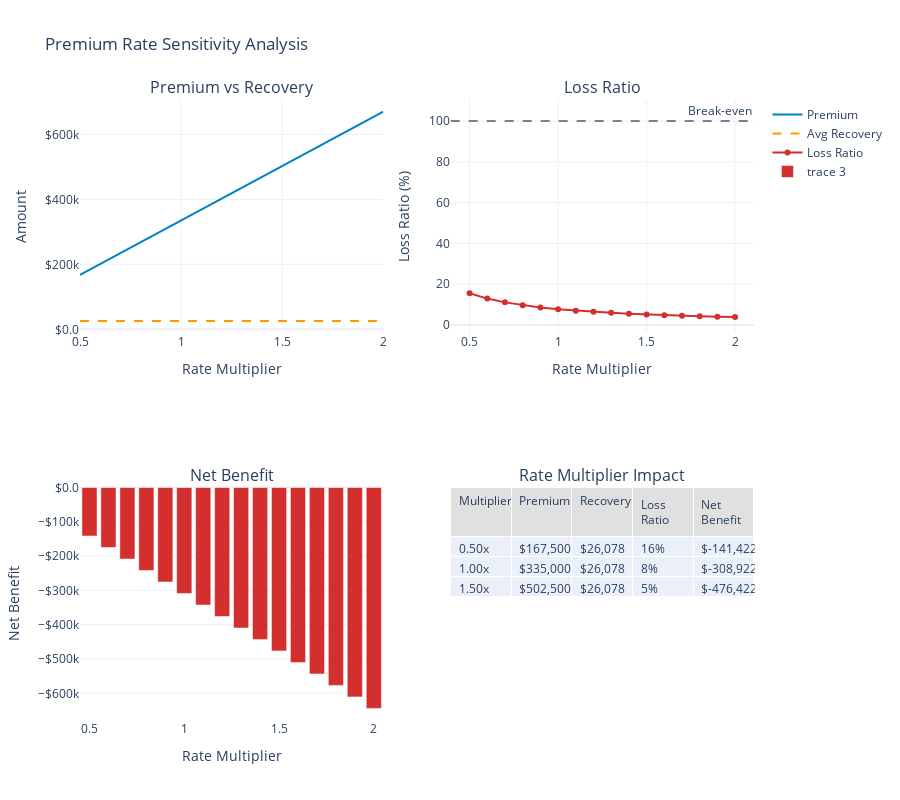

This figure's notebook cell:
### Markdown cell above
## 3. Premium Sensitivity Analysis

### Code cell
def premium_sensitivity_analysis():
    """Analyze sensitivity to premium rates."""
    
    # Base configuration
    base_attachments = [0, 5_000_000, 25_000_000]
    base_limits = [5_000_000, 20_000_000, 25_000_000]
    base_rates = [0.015, 0.008, 0.004]
    
    # Generate losses
    loss_generator = ManufacturingLossGenerator(
        attritional_params={
            'base_frequency': 5.0,
            'severity_mean': 50_000,
            'severity_cv': 0.8
        },
        large_params={
            'base_frequency': 0.5,
            'severity_mean': 2_000_000,
            'severity_cv': 1.2
        },
        catastrophic_params={
            'base_frequency': 0.02,
            'severity_xm': 10_000_000,
            'severity_alpha': 2.5
        },
        seed=42
    )
    
    annual_losses = []
    for _ in range(1000):
        events, stats = loss_generator.generate_losses(duration=1.0, revenue=10_000_000)
        annual_losses.append(stats['total_amount'])
    
    # Test different rate multipliers
    multipliers = np.linspace(0.5, 2.0, 16)
    results = []
    
    for mult in multipliers:
        adjusted_rates = [r * mult for r in base_rates]
        
        layers = [
            EnhancedInsuranceLayer(base_attachments[i], base_limits[i], adjusted_rates[i])
            for i in range(3)
        ]
        program = InsuranceProgram(layers)
        
        premium = program.calculate_annual_premium()
        recoveries = []
        for loss in annual_losses:
            recovery_details = program.process_claim(loss)
            recoveries.append(recovery_details['insurance_recovery'])
        
        results.append({
            'multiplier': mult,
            'premium': premium,
            'avg_recovery': np.mean(recoveries),
            'loss_ratio': np.mean(recoveries) / premium if premium > 0 else 0,
            'net_benefit': np.mean(recoveries) - premium
        })
    
    sensitivity_df = pd.DataFrame(results)
    
    # Create visualization
    fig = make_subplots(
        rows=2, cols=2,
        subplot_titles=(
            'Premium vs Recovery',
            'Loss Ratio',
            'Net Benefit',
            'Rate Multiplier Impact'
        ),
        specs=[
            [{'type': 'xy'}, {'type': 'xy'}],
            [{'type': 'bar'}, {'type': 'table'}]
        ]
    )
    
    # Premium vs Recovery
    fig.add_trace(
        go.Scatter(
            x=sensitivity_df['multiplier'],
            y=sensitivity_df['premium'],
            mode='lines',
            name='Premium',
            line=dict(color=WSJ_COLORS['blue'], width=2)
        ),
        row=1, col=1
    )
    
    fig.add_trace(
        go.Scatter(
            x=sensitivity_df['multiplier'],
            y=sensitivity_df['avg_recovery'],
            mode='lines',
            name='Avg Recovery',
            line=dict(color=WSJ_COLORS['orange'], width=2, dash='dash')
        ),
        row=1, col=1
    )
    
    # Loss Ratio
    fig.add_trace(
        go.Scatter(
            x=sensitivity_df['multiplier'],
            y=sensitivity_df['loss_ratio'] * 100,
            mode='lines+markers',
            name='Loss Ratio',
            line=dict(color=WSJ_COLORS['red'], width=2)
        ),
        row=1, col=2
    )
    
    # Add 100% reference line
    fig.add_hline(
        y=100,
        line_dash="dash",
        line_color="gray",
        annotation_text="Break-even",
        row=1, col=2
    )
    
    # Net Benefit
    fig.add_trace(
        go.Bar(
            x=sensitivity_df['multiplier'],
            y=sensitivity_df['net_benefit'],
            marker_color=np.where(sensitivity_df['net_benefit'] > 0, 
                                 WSJ_COLORS['green'], WSJ_COLORS['red'])
        ),
        row=2, col=1
    )
    
    # Rate impact table
    selected_mults = [0.5, 0.75, 1.0, 1.25, 1.5]
    selected_data = sensitivity_df[sensitivity_df['multiplier'].isin(selected_mults)]
    
    fig.add_trace(
        go.Table(
            header=dict(
                values=['Multiplier', 'Premium', 'Recovery', 'Loss Ratio', 'Net Benefit'],
                fill_color=WSJ_COLORS['light_gray'],
                align='left'
            ),
            cells=dict(
                values=[
                    [f'{x:.2f}x' for x in selected_data['multiplier']],
                    ['${:,.0f}'.format(x) for x in selected_data['premium']],
                    ['${:,.0f}'.format(x) for x in selected_data['avg_recovery']],
                    ['{:.0f}%'.format(x*100) for x in selected_data['loss_ratio']],
                    ['${:,.0f}'.format(x) for x in selected_data['net_benefit']]
                ],
                align='left'
            )
        ),
        row=2, col=2
    )
    
    # Update layout
    fig.update_layout(
        height=800,
        showlegend=True,
        title_text="Premium Rate Sensitivity Analysis",
        template='plotly_white'
    )
    
    fig.update_xaxes(title_text="Rate Multiplier", row=1, col=1)
    fig.update_xaxes(title_text="Rate Multiplier", row=1, col=2)
    fig.update_xaxes(title_text="Rate Multiplier", row=2, col=1)
    
    fig.update_yaxes(title_text="Amount", row=1, col=1, tickformat='$.2s')
    fig.update_yaxes(title_text="Loss Ratio (%)", row=1, col=2)
    fig.update_yaxes(title_text="Net Benefit", row=2, col=1, tickformat='$.2s')
    
    fig.show()
    
    # Find optimal multiplier
    optimal_idx = sensitivity_df['net_benefit'].idxmax()
    optimal_mult = sensitivity_df.loc[optimal_idx, 'multiplier']
    
    print("\nSensitivity Analysis Summary:")
    print("="*70)
    print(f"Base annual premium: ${base_rates[0]*base_limits[0] + base_rates[1]*base_limits[1] + base_rates[2]*base_limits[2]:,.0f}")
    print(f"Average annual loss: ${np.mean(annual_losses):,.0f}")
    print(f"\nOptimal rate multiplier: {optimal_mult:.2f}x")
    print(f"Optimal premium: ${sensitivity_df.loc[optimal_idx, 'premium']:,.0f}")
    print(f"Expected recovery: ${sensitivity_df.loc[optimal_idx, 'avg_recovery']:,.0f}")
    print(f"Net benefit: ${sensitivity_df.loc[optimal_idx, 'net_benefit']:,.0f}")
    print(f"Loss ratio at optimum: {sensitivity_df.loc[optimal_idx, 'loss_ratio']*100:.1f}%")

# Run sensitivity analysis
premium_sensitivity_analysis()

### Figure 1 — Plotly figure (JSON) as saved in the notebook; plotly's stock layout.template omitted (floating-point values rounded to 4 significant figures)
{"data": [{"line": {"color": "#0080C7", "width": 2}, "mode": "lines", "name": "Premium", "type": "scatter", "x": [0.5, 0.6, 0.7, 0.8, 0.9, 1.0, 1.1, 1.2, 1.3, 1.4, 1.5, 1.6, 1.7, 1.8, 1.9, 2.0], "xaxis": "x", "y": [167500.0, 201000.0, 234500.0, 268000.0, 301500.0, 335000.0, 368500.0, 402000.0, 435500.0, 469000.0, 502500.0, 536000.0, 569500.0, 603000.0, 636500.0, 670000.0], "yaxis": "y"}, {"line": {"color": "#FF9800", "dash": "dash", "width": 2}, "mode": "lines", "name": "Avg Recovery", "type": "scatter", "x": [0.5, 0.6, 0.7, 0.8, 0.9, 1.0, 1.1, 1.2, 1.3, 1.4, 1.5, 1.6, 1.7, 1.8, 1.9, 2.0], "xaxis": "x", "y": [26080.0, 26080.0, 26080.0, 26080.0, 26080.0, 26080.0, 26080.0, 26080.0, 26080.0, 26080.0, 26080.0, 26080.0, 26080.0, 26080.0, 26080.0, 26080.0], "yaxis": "y"}, {"line": {"color": "#D32F2F", "width": 2}, "mode": "lines+markers", "name": "Loss Ratio", "type": "scatter", "x": [0.5, 0.6, 0.7, 0.8, 0.9, 1.0, 1.1, 1.2, 1.3, 1.4, 1.5, 1.6, 1.7, 1.8, 1.9, 2.0], "xaxis": "x2", "y": [15.57, 12.97, 11.12, 9.731, 8.649, 7.784, 7.077, 6.487, 5.988, 5.56, 5.19, 4.865, 4.579, 4.325, 4.097, 3.892], "yaxis": "y2"}, {"marker": {"color": ["#D32F2F", "#D32F2F", "#D32F2F", "#D32F2F", "#D32F2F", "#D32F2F", "#D32F2F", "#D32F2F", "#D32F2F", "#D32F2F", "#D32F2F", "#D32F2F", "#D32F2F", "#D32F2F", "#D32F2F", "#D32F2F"]}, "type": "bar", "x": [0.5, 0.6, 0.7, 0.8, 0.9, 1.0, 1.1, 1.2, 1.3, 1.4, 1.5, 1.6, 1.7, 1.8, 1.9, 2.0], "xaxis": "x3", "y": [-141400.0, -174900.0, -208400.0, -241900.0, -275400.0, -308900.0, -342400.0, -375900.0, -409400.0, -442900.0, -476400.0, -509900.0, -543400.0, -576900.0, -610400.0, -643900.0], "yaxis": "y3"}, {"cells": {"align": "left", "values": [["0.50x", "1.00x", "1.50x"], ["$167,500", "$335,000", "$502,500"], ["$26,078", "$26,078", "$26,078"], ["16%", "8%", "5%"], ["$-141,422", "$-308,922", "$-476,422"]]}, "domain": {"x": [0.55, 1], "y": [0, 0.375]}, "header": {"align": "left", "fill": {"color": "#E0E0E0"}, "values": ["Multiplier", "Premium", "Recovery", "Loss Ratio", "Net Benefit"]}, "type": "table"}], "layout": {"annotations": [{"font": {"size": 16}, "showarrow": false, "text": "Premium vs Recovery", "x": 0.225, "xanchor": "center", "xref": "paper", "y": 1, "yanchor": "bottom", "yref": "paper"}, {"font": {"size": 16}, "showarrow": false, "text": "Loss Ratio", "x": 0.775, "xanchor": "center", "xref": "paper", "y": 1, "yanchor": "bottom", "yref": "paper"}, {"font": {"size": 16}, "showarrow": false, "text": "Net Benefit", "x": 0.225, "xanchor": "center", "xref": "paper", "y": 0.375, "yanchor": "bottom", "yref": "paper"}, {"font": {"size": 16}, "showarrow": false, "text": "Rate Multiplier Impact", "x": 0.775, "xanchor": "center", "xref": "paper", "y": 0.375, "yanchor": "bottom", "yref": "paper"}, {"showarrow": false, "text": "Break-even", "x": 1, "xanchor": "right", "xref": "x2 domain", "y": 100, "yanchor": "bottom", "yref": "y2"}], "height": 800, "shapes": [{"line": {"color": "gray", "dash": "dash"}, "type": "line", "x0": 0, "x1": 1, "xref": "x2 domain", "y0": 100, "y1": 100, "yref": "y2"}], "showlegend": true, "title": {"text": "Premium Rate Sensitivity Analysis"}, "xaxis": {"anchor": "y", "domain": [0, 0.45], "title": {"text": "Rate Multiplier"}}, "xaxis2": {"anchor": "y2", "domain": [0.55, 1], "title": {"text": "Rate Multiplier"}}, "xaxis3": {"anchor": "y3", "domain": [0, 0.45], "title": {"text": "Rate Multiplier"}}, "yaxis": {"anchor": "x", "domain": [0.625, 1], "tickformat": "$.2s", "title": {"text": "Amount"}}, "yaxis2": {"anchor": "x2", "domain": [0.625, 1], "title": {"text": "Loss Ratio (%)"}}, "yaxis3": {"anchor": "x3", "domain": [0, 0.375], "tickformat": "$.2s", "title": {"text": "Net Benefit"}}}}
